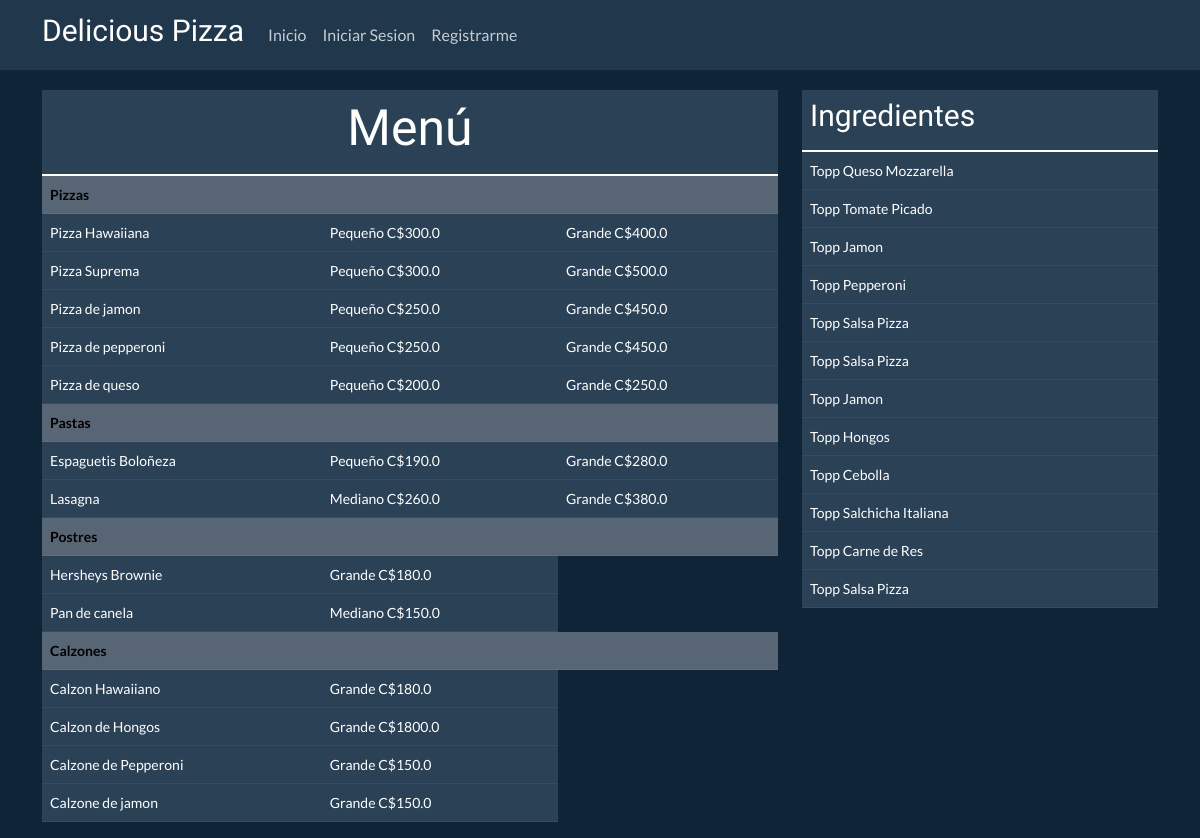
The page / on the database its author committed.
### orders/models.py (models this page shows, shortened)
class Meal(models.Model):
    name = models.CharField(max_length=64)
    def __str__(self):
        return f"{self.name}"

class Meal_Type(models.Model):
    name = models.CharField(max_length=64)
    meal = models.ForeignKey(Meal, on_delete=models.CASCADE, null=True)
    size = models.ManyToManyField(Size)
    meal_addition = models.ManyToManyField(Meal_Addition, blank=True)
    def __str__(self):
        return f"{self.name}"

class Size(models.Model):
    size = models.CharField(max_length=64)
    def __str__(self):
        return f"{self.size}"

class Price(models.Model):
    price = models.FloatField(default=0)
    meal_type = models.ManyToManyField(Meal_Type)
    size = models.ForeignKey(Size, on_delete=models.CASCADE)

class Meal_Addition(models.Model):
    name = models.CharField(max_length=64)
    meal = models.ForeignKey(Meal, on_delete=models.CASCADE, null=True)
    price = models.FloatField(blank=True, null=True)
    def __str__(self):
        return f"{self.name} ({self.meal})"

### orders/views.py (the view)
# urls.py: path('', views.home, name='orders-home'),
def home(request):
    menu = {}
    price = []
    toppings = []
    sub_additions = {}
    for item in Meal_Type.objects.all():
        l = list(item.meal_addition.values_list('name', flat=True))
        meal_additions_list = [str(i) for i in l]
        sub_additions[item.name] = meal_additions_list
    for item in Meal.objects.all():
        l = list(Meal_Type.objects.filter(meal=item).order_by('name'))
        meal_types_list = [str(i) for i in l]
        menu[item.name] = meal_types_list
    for item in Price.objects.all():
        l = list(item.meal_type.values_list('name', flat=True))
        meal_types_by_price_list = [str(i) for i in l]
        temp = {}
        temp['size'] = item.size
        temp['price'] = item.price
        temp['meal_types'] = meal_types_by_price_list
        price.append(temp)
    meal_additions = Meal_Addition.objects.all()
    for item in list(meal_additions):
        if "Pizza" in str(item):
            toppings.append(item)
    context = {
        'title': 'Inicio',
        'menu': menu,
        'prices': price,
        'toppings': toppings,
        'sub_additions': sub_additions
    }
    return render(request, 'orders/home.html', context)

### orders/views.py (called while the page is built)
@register.filter
def get_item(dictionary, key):
    return dictionary.get(key)

### orders/templates/orders/home.html (shortened to what this page needs)
{% extends 'orders/base.html' %}
{% block content %}
    {% if menu %}
        <div class="menu" style="margin-top: 20px;">
            <table class="table table-dark">
                <thead>
                    <tr style="height: 70px;">
                        <th id="menu-title" scope="row" colspan="3" style="width: 100%; height: 100%; text-align: center;"><h2 style="height: 100%; font-size: 50px; font-family:'Imperial Script', cursive;">Menú</h2></th>
                    </tr>
                </thead>
                <tbody>
                    {% for meal in menu %}
                        <tr>
                            <th colspan="3" class="table-secondary" style="color: black;">{{ meal }}</th>
                        </tr>
                        {% for mealType1 in menu|get_item:meal %}
                            <tr>
                                <td scope="row">{{ mealType1 }}</td>
                                {% if prices %}
                                    {% for item in prices %}
                                        {% for mealType2 in item.meal_types %}
                                            {% if mealType2 == mealType1 %}
                                                <td>{{ item.size }} C${{ item.price }}</td>
                                            {% endif %}
                                        {% endfor %}
                                    {% endfor %}
                                {% endif %}
                            </tr>
                        {% endfor %}
                    {% endfor %}
                </tbody>
            </table>
        </div>
    {% endif %}
{% endblock %}
{% block sidebar %}
    {% if toppings %}
        <div class="menu" style="margin-top: 20px;">
            <table class="table table-dark">
                <thead>
                    <tr>
                        <th id="toppings-title" scope="row" colspan="3"><h2 style="height: 100%; font-size: 30px; font-family:'Imperial Script', cursive;">Ingredientes</h2></th>
                    </tr>
                </thead>
                <tbody>
                    {% for item in toppings %}
                        <tr scope="row">
                            <td>{{ item.name }}</td>
                        </tr>
                    {% endfor %}
                </tbody>
            </table>
        </div>
    {% endif %}
{% endblock %}

### orders/templates/orders/base.html (style rules this page uses)
body { background-image: url(https://res.cloudinary.com/dzlbg8ni6/image/upload/v1639891481/istockphoto-1083487954-612x612_tmafib.jpg); background-repeat: no-repeat; background-position: center center; background-size: cover; background-attachment: fixed; }

### rows shown on the page
Meal: menu "Pizzas"
Meal_Type: menu "Pizza Hawaiiana"
Size: size "Pequeño" "Pequeño" "Pequeño" "Pequeño" "Pequeño" "Pequeño", price "300.0" "300.0" "250.0" "250.0" "200.0" "190.0"
Size: size "Grande" "Grande" "Grande" "Grande" "Grande" "Grande" "Grande" "Grande" "Grande" "Grande" "Grande" "Grande", price "400.0" "500.0" "450.0" "450.0" "250.0" "280.0" "380.0" "180.0" "180.0" "1800.0" "150.0" "150.0"
Meal_Type: menu "Pizza Suprema"
Meal_Type: menu "Pizza de jamon"
Meal_Type: menu "Pizza de pepperoni"
Meal_Type: menu "Pizza de queso"
Meal: menu "Pastas"
Meal_Type: menu "Espaguetis Boloñeza"
Meal_Type: menu "Lasagna"
Size: size "Mediano" "Mediano", price "260.0" "150.0"
Meal: menu "Postres"
Meal_Type: menu "Hersheys Brownie"
Meal_Type: menu "Pan de canela"
Meal: menu "Calzones"
Meal_Type: menu "Calzon Hawaiiano"
Meal_Type: menu "Calzon de Hongos"
Meal_Type: menu "Calzone de Pepperoni"
Meal_Type: menu "Calzone de jamon"
Meal_Addition: name "Topp Queso Mozzarella"
Meal_Addition: name "Topp Tomate Picado"
Meal_Addition: name "Topp Jamon"
Meal_Addition: name "Topp Pepperoni"
Meal_Addition: name "Topp Salsa Pizza"
Meal_Addition: name "Topp Salsa Pizza"
Meal_Addition: name "Topp Jamon"
Meal_Addition: name "Topp Hongos"
Meal_Addition: name "Topp Cebolla"
Meal_Addition: name "Topp Salchicha Italiana"
Meal_Addition: name "Topp Carne de Res"
Meal_Addition: name "Topp Salsa Pizza"
